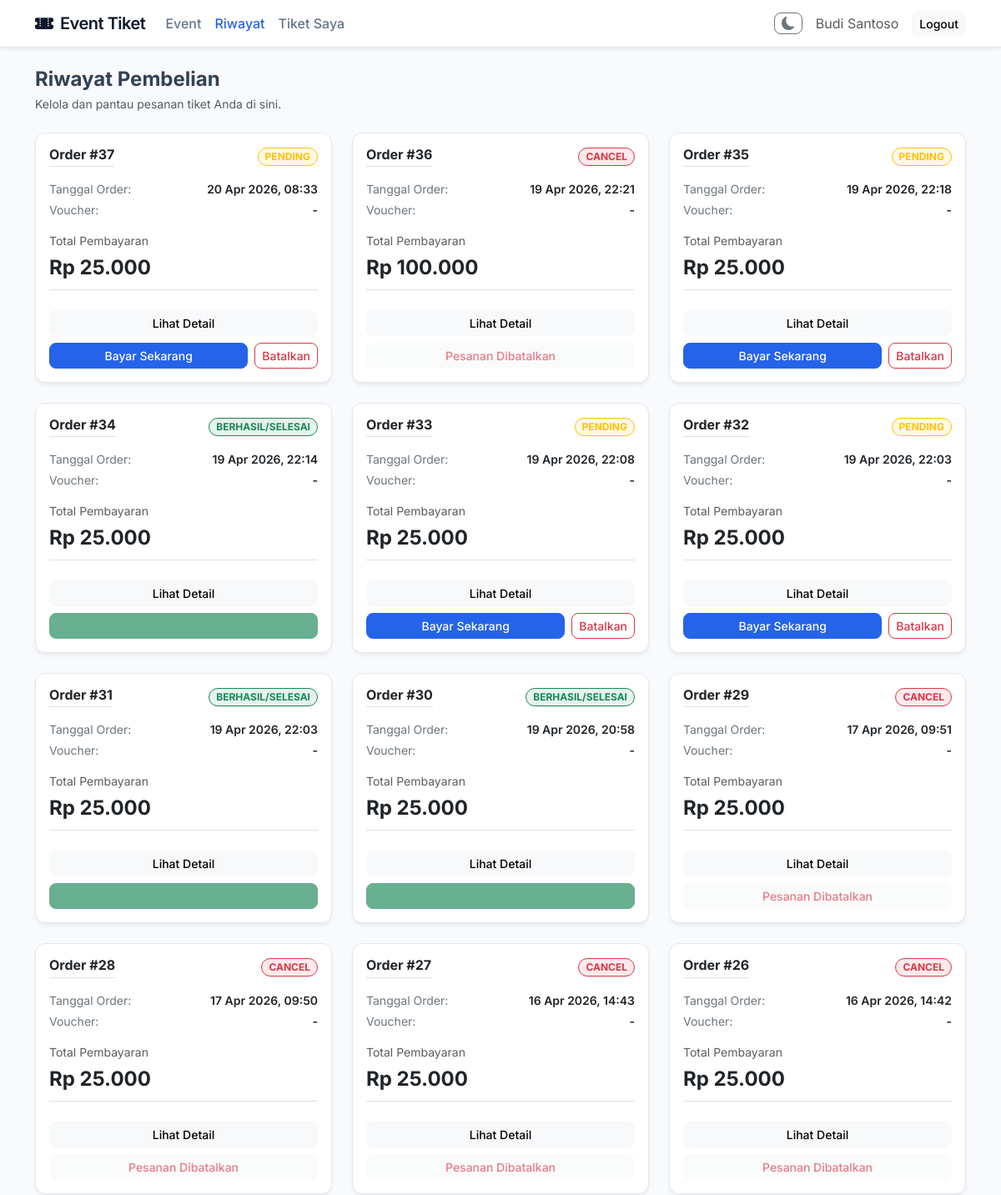
The page /index.php?page=my_orders (signed in, upper part) on the database as committed earlier.
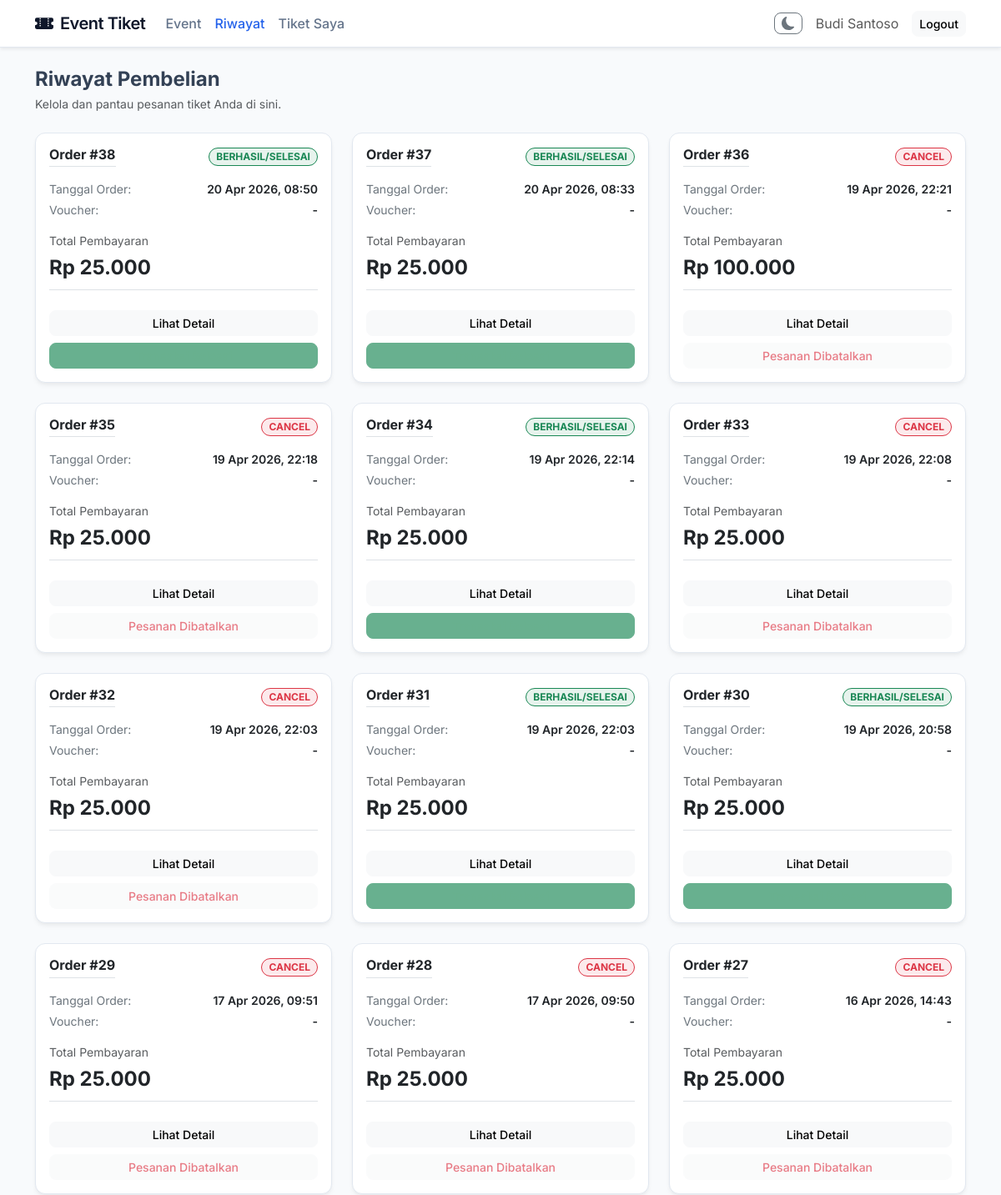
The same page on the database as committed later.
### tables this page shows
CREATE TABLE `orders` (
  `id_order` int NOT NULL,
  `id_user` int DEFAULT NULL,
  `tanggal_order` datetime DEFAULT CURRENT_TIMESTAMP,
  `total` int NOT NULL,
  `status` enum('pending','paid','cancel') DEFAULT 'pending',
  `id_voucher` int DEFAULT NULL,
  `id_metode` int DEFAULT NULL,
  `bukti_pembayaran` varchar(255) DEFAULT NULL
);

### proses/bootstrap.php (called while the page is built, shortened)
<?php
function e(string $value): string
{
    return htmlspecialchars($value, ENT_QUOTES, 'UTF-8');
}

### views/user/my_orders.php (the view, shortened to what the changed rows need)
<?php
$stmt = $pdo->prepare('SELECT o.*, v.kode_voucher, v.potongan, COALESCE(SUM(od.subtotal),0) AS subtotal_line,
    (SELECT COUNT(*) FROM attendee a JOIN order_detail od2 ON od2.id_detail=a.id_detail WHERE od2.id_order = o.id_order) as ticket_count
FROM orders o LEFT JOIN order_detail od ON od.id_order=o.id_order LEFT JOIN voucher v ON v.id_voucher=o.id_voucher WHERE o.id_user=? GROUP BY o.id_order ORDER BY o.id_order DESC');
$stmt->execute([$_SESSION['user_id']]);
$orders = $stmt->fetchAll();
$stmtDet = $pdo->prepare('SELECT od.*, t.nama_tiket, t.harga, e.nama_event, vn.nama_venue FROM order_detail od JOIN tiket t ON t.id_tiket=od.id_tiket JOIN event e ON e.id_event=t.id_event LEFT JOIN venue vn ON e.id_venue=vn.id_venue JOIN orders o ON o.id_order=od.id_order WHERE o.id_user=?');
$stmtDet->execute([$_SESSION['user_id']]);
$allDetails = $stmtDet->fetchAll();
$detailMap = [];
foreach ($allDetails as $d) {
    if (!isset($detailMap[$d['id_order']])) $detailMap[$d['id_order']] = [];
    $detailMap[$d['id_order']][] = [
        'event' => $d['nama_event'],
        'venue' => $d['nama_venue'] ?? 'Belum ditentukan',
        'tiket' => $d['nama_tiket'],
        'harga' => (int)$d['harga'],
        'qty' => (int)$d['qty'],
        'subtotal' => (int)$d['subtotal']
    ];
}
?>
<?php if(empty($orders)): ?>
    <div class="alert alert-light text-center border">
        Anda belum memiliki pesanan tiket apapun.
    </div>
<?php else: ?>
    <div class="row g-4">
        <?php foreach($orders as $o): ?>
            <?php
                $warnaStatus = 'secondary';
                $displayStatus = $o['status'];
                if ($displayStatus === 'paid' && $o['ticket_count'] > 0) {
                    $displayStatus = 'berhasil/selesai';
                }
                if ($displayStatus === 'pending') {
                    $warnaStatus = 'warning';
                } elseif ($displayStatus === 'paid') {
                    $warnaStatus = 'info';
                } elseif ($displayStatus === 'berhasil/selesai') {
                    $warnaStatus = 'success';
                } elseif ($displayStatus === 'cancel') {
                    $warnaStatus = 'danger';
                }
                $jsonDetails = e(json_encode($detailMap[$o['id_order']] ?? []));
            ?>
            <div class="col-md-6 col-lg-4">
                <div class="card card-modern h-100">
                    <div class="card-body d-flex flex-column">
                        <div class="d-flex justify-content-between align-items-center mb-3">
                            <h6 class="mb-0 fw-bold border-bottom pb-1">Order #<?= (int)$o['id_order'] ?></h6>
                            <span class="badge bg-<?= $warnaStatus ?> bg-opacity-10 text-<?= $warnaStatus ?> border border-<?= $warnaStatus ?> rounded-pill px-2 py-1"><?= strtoupper(e($displayStatus)) ?></span>
                        </div>
                        <div class="mb-3 text-secondary small">
                            <div class="d-flex justify-content-between mb-1">
                                <span>Tanggal Order:</span>
                                <span class="fw-semibold text-dark"><?= e(date('d M Y, H:i', strtotime($o['tanggal_order']))) ?></span>
                            </div>
                            <div class="d-flex justify-content-between">
                                <span>Voucher:</span>
                                <span class="fw-semibold <?= !empty($o['kode_voucher']) ? 'text-primary' : 'text-dark' ?>"><?= e((string)($o['kode_voucher'] ?? '-')) ?></span>
                            </div>
                        </div>
                        <div class="mb-4 pb-2 border-bottom">
                            <small class="text-muted d-block mb-1">Total Pembayaran</small>
                            <div class="fs-4 fw-bold text-dark">Rp <?= number_format((float)$o['total'],0,',','.') ?></div>
                        </div>
                        <div class="mt-auto d-flex flex-column gap-2">
                            <button type="button" class="btn btn-sm btn-light w-100 fw-medium btn-detail-order"
                                    data-bs-toggle="modal"
                                    data-bs-target="#modalDetailOrder"
                                    data-order-id="<?= (int)$o['id_order'] ?>"
                                    data-details="<?= $jsonDetails ?>"
                                    data-total="<?= number_format((float)$o['total'],0,',','.') ?>"
                                    data-potongan="<?= (int)($o['potongan']??0) ?>"
                                    data-tanggal="<?= e(date('d M Y, H:i', strtotime($o['tanggal_order']))) ?>"
                                    data-status="<?= e($displayStatus) ?>">
                                Lihat Detail
                            </button>
                            <div class="w-100 d-flex gap-2">
                                <?php if ($displayStatus === 'pending'): ?>
                                    <a href="index.php?page=payment&id_order=<?= (int)$o['id_order'] ?>" class="btn btn-sm btn-primary flex-grow-1 fw-medium">Bayar Sekarang</a>
                                    <form method="post" action="index.php?action=user_cancel_order&page=my_orders" onsubmit="return confirm('Yakin ingin membatalkan pesanan ini?');">
                                        <button type="submit" class="btn btn-sm btn-outline-danger fw-medium">Batalkan</button>
                                    </form>
                                <?php elseif ($displayStatus === 'paid'): ?>
                                    <button class="btn btn-sm btn-light text-secondary w-100 fw-medium" disabled>Menunggu verifikasi admin</button>
                                <?php elseif ($displayStatus === 'cancel'): ?>
                                    <button class="btn btn-sm btn-light text-danger w-100 fw-medium" disabled>Pesanan Dibatalkan</button>
                                <?php else: ?>
                                    <button class="btn btn-sm btn-success bg-opacity-10 text-success border-success w-100 fw-medium" disabled>Transaksi Selesai</button>
                                <?php endif; ?>
                            </div>
                        </div>
                    </div>
                </div>
            </div>
        <?php endforeach; ?>
    </div>
<?php endif; ?>

Rows that differ between the two databases and show on the page:
no longer on this page (row unchanged): orders: id_order "26", status "CANCEL", tanggal_order "16 Apr 2026, 14:42", kode_voucher "-", total "25.000", shows "Pesanan Dibatalkan"
added orders: id_order "38", displayStatus "BERHASIL/SELESAI", tanggal_order "20 Apr 2026, 08:50", kode_voucher "-", total "25.000"
changed orders "20 Apr 2026, 08:33": status "PENDING" → "BERHASIL/SELESAI"; no longer shows "Bayar Sekarang Batalkan"
changed orders "19 Apr 2026, 22:18": status "PENDING" → "CANCEL"; status "Bayar Sekarang Batalkan" → "Pesanan Dibatalkan"
changed orders "19 Apr 2026, 22:08": status "PENDING" → "CANCEL"; status "Bayar Sekarang Batalkan" → "Pesanan Dibatalkan"
changed orders id 32: status "PENDING" → "CANCEL"; status "Bayar Sekarang Batalkan" → "Pesanan Dibatalkan"
